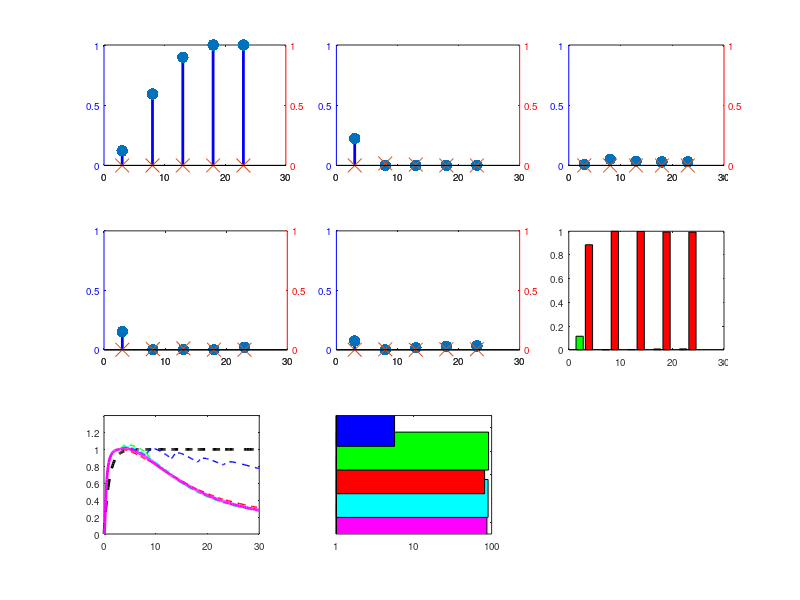
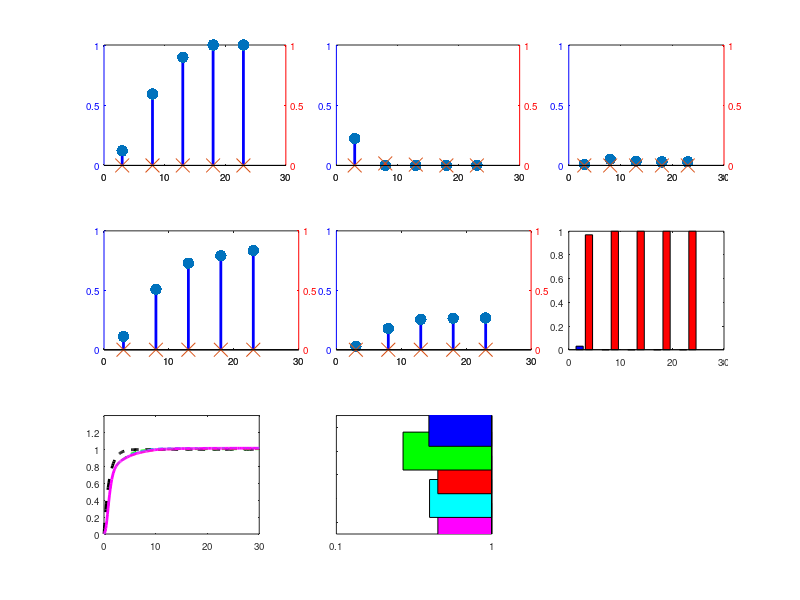
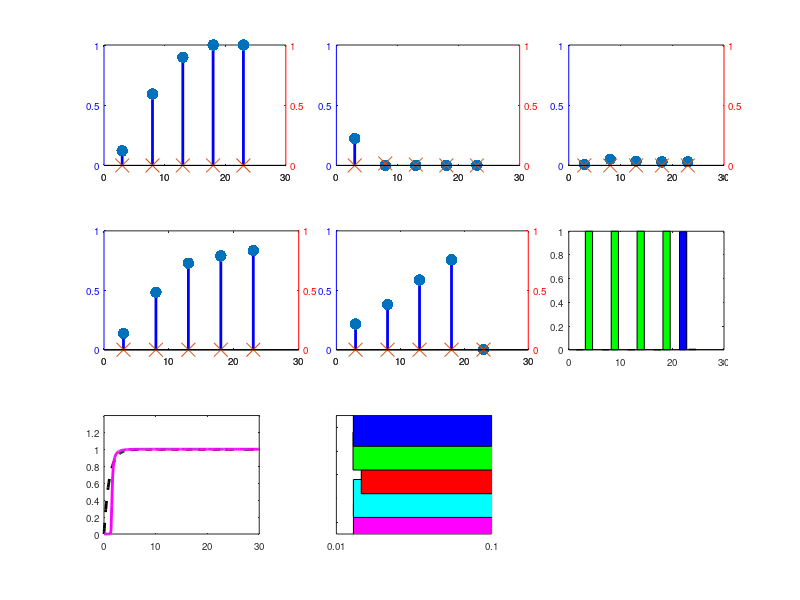
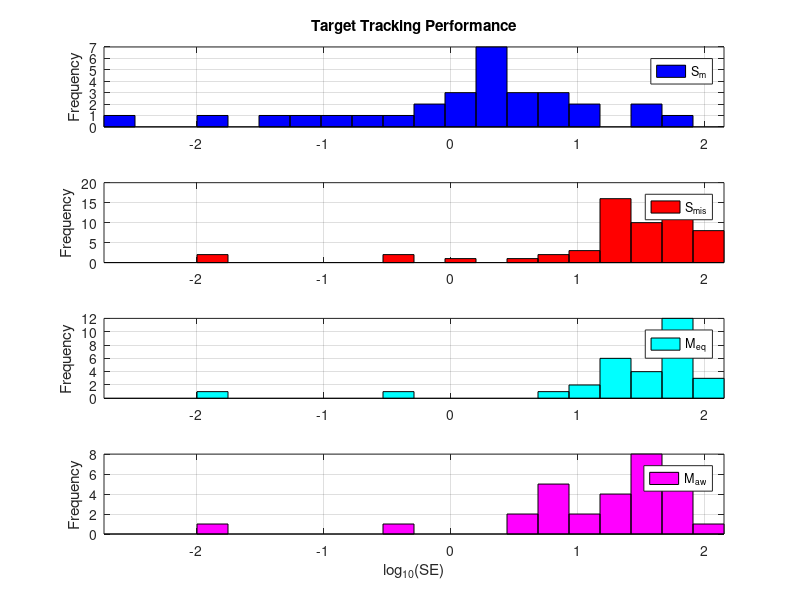

Here is the MATLAB script that generated these plots, in order: (Note: this script raises an error after producing the figures.)
%% Run mommpc_main
%{
clear;clc;close all;

% M1 = {'1','2equal','2aw'};
% M2 = {'Z','L','K'};
% M3 = {'early','mid','late','early1','mid1','late1','early2','mid2','late2','act'};
% indx = [1,2;1,3;2,3];

M1 = {'2equal','2aw'};
M2 = {'Z','L','K'};
% M3 = {'early','mid','late','early1','mid1','late1','early2','mid2','late2','act'};
M3 = {'early','mid','early2','mid2'};
indx = [1,2;1,3;2,3];

for ii = 1:numel(M1)
m1 = M1{ii};
for jj = 1:size(indx,1)
if strcmpi(m1,'1'), m_indx = jj; p_indx = jj;
else m_indx = indx(jj,:); p_indx = setxor(1:numel(M2),m_indx); end
m2 = cat(2,M2{m_indx});
for kk = 1:numel(M3)
    m3 = M3{kk};
    disp([m1,'_',m2,'_',m3]);
%     tic;
%     mommpc_main2;
%     toc;
%     %{
    try
        mommpc_main2;
        sendemail('jperley@purdue.edu',[m1,'_',m2,'_',m3],'Done');
    catch errmsg
        identifier = errmsg.identifier; message = errmsg.message;
        name = arrayfun(@(x)x.name,errmsg.stack,'uniformoutput',0);
        line = arrayfun(@(x)x.line,errmsg.stack,'uniformoutput',0);
        disp(identifier); disp(message); txt = [identifier,' -- ',message];
        for ll = 1:numel(name)
            disp([name{ll},' at line ',num2str(line{ll})]);
            txt = cat(2,txt,[' -- ',name{ll},' at line ',num2str(line{ll})]);
        end
        sendemail('jperley@purdue.edu',[m1,'_',m2,'_',m3],txt); continue;
    end
%     %}
end
end
end
sendemail('jperley@purdue.edu','Done');
%}

%% Generate results structure and plots
%{
clear;clc;close all;

M1 = {'1','2equal','2aw'};
M2 = {'Z','L','K'};
M3 = {'early','mid','late','early1','mid1','late1','early2','mid2','late2','act'};
indx = [1,2;1,3;2,3];
names{1} = {'S_Z','S_L','S_K'};
names{2} = {'M_{eq_{ZL}}','M_{eq_{ZK}}','M_{eq_{LK}}'};
names{3} = {'M_{aw_{ZL}}','M_{aw_{ZK}}','M_{aw_{LK}}'};

for ii = 1:numel(M1)
m1 = M1{ii};
for jj = 1:size(indx,1)
name = names{ii}{jj};
if strcmpi(m1,'1'), m_indx = jj; p_indx = jj;
else m_indx = indx(jj,:); p_indx = setxor(1:numel(M2),m_indx); end
m2 = cat(2,M2{m_indx}); results = [];
for kk = 1:numel(M3)
    tic;
    m3 = M3{kk};
    filename = [m1,'_',m2,'_',m3]; disp(filename);
    load(['WS_',filename,'_11','.mat']); load('plant.mat');
    mpc.cost.fcn = 'getCost';
    for i = 1:numel(models), models(i).p0 = []; models(i).Np = 1; end
    for i = 1:numel(plant), plant(i).p0 = []; plant(i).Np = 1; end
    for i = 1:numel(plant), plant(i) = getNormFactor(plant(i),mpc.alg,drugs); end
    
    opt.doPlot = [];                % Choose plots to show (subset of 1:5)
%     opt.doPlot = [1,2,3];             % Choose plots to show (subset of 1:5)
    opt.outputLabel = outputLabel;  % Output labels for figures
    plotOut = mommpc_plot(Results,models,mpc,plant,opt,drugs);
    plotOut.u = Results.u;
    if strcmpi(m1,'2equal')
        for i = 1:numel(zWt.fvals)
            zWt.fvals{i} = 1/numel(zWt.fvals)*ones(size(zWt.fvals{i}));
        end
        for i = 1:numel(Results.AW.w_conf)
            Results.AW.w_conf{i} = 1/numel(zWt.fvals)*ones(size(Results.AW.w_conf{i}));
        end
    end
    plotOut.zWt = zWt;
    plotOut.AW = Results.AW;
    plotOut.name = name;
    plotOut.target = m3;
    plotOut.matchedCtrl = [];
    results = cat(1,results,plotOut);
    toc;
end
Results = results;
save(['Results_',m1,'_',m2,'.mat'],'Results','drugs');
end
end
%}

%% Plot results****
% %{
clear;clc;close all;

M1 = {'1','2equal','2aw'};
M2 = {'Z','L','K'};
indx = [2,3;1,3;1,2];
Ft = @(f) f; ylab = 'SD';
% Ft = @(f) log10(f); ylab = 'log_1_0(SD)';
% Ft = @(f) log10(f+1); ylab = 'log_1_0(SD+1)';
targetInd = 10;%:10;
ctrlInd = 1:5;
plantInd = 1:3;
ctrlname = {'S_Z','S_L','S_K','M_{eq}','M_{aw}'};
lt = {'b--','g--','r--','c-.','m-'}; lw = {1,1,1,1,2};
for i = 1:numel(ctrlname)
    ctrl(i).name = ctrlname{i};
    ctrl(i).lt = lt{i};
    ctrl(i).lw = lw{i};
end
u_name = {'Sanguinarine','U0126'}; co = {'b','r'};
lw = {2,2}; sh = {'.','x'}; ms = {25,10};
for i = 1:numel(u_name)
    input(i).name = u_name{i};
    input(i).co = co{i};
    input(i).lw = lw{i};
    input(i).sh = sh{i};
    input(i).ms = ms{i};
end
plantname = {'Z','L','K'}; co = {'b','g','r'};
for i = 1:numel(plantname)
    plnt(i).name = plantname{i}; plnt(i).co = co{i};
end
Ts = 3:5:23; tspan = [0,Ts,30]; rnge = [0,1;0,1]; Npartition = 3;
tspan = 0:10:30;
samePlot = 1; labels = 0; fontname = 'helvetica'; fontsize = 7;
% figdim = [3.5,0.65];
figdim = [6.75,4];
% figdim = [3,1];
% figdim = [2,1.35];
% figdim = [2.5,2];
% figdim = [18,9];
figdim(1) = 18+116*figdim(1); figdim(2) = 104+116*figdim(2);
rect = [960,540]; figpos = [rect(1)-figdim(1)/2,rect(2)-figdim(2)/2,figdim];


load('Results_1_Z.mat'); results1 = Results;
load('Results_1_L.mat'); results1 = cat(2,results1,Results);
load('Results_1_K.mat'); results1 = cat(2,results1,Results);
[Ns,Nc] = size(results1); Np = 3;
for i = 1:Ns
    for j = 1:Nc
        Y = results1(i,j,1).Yn_p;
        F = results1(i,j,1).F;
%         results1(i,j,1)
        for k = 1:Np
            results1(i,j,k) = results1(i,j,1);
            results1(i,j,k).Yn_p = Y(k);
            results1(i,j,k).F = F([1:(end-Np),end-Np+k]);
            results1(i,j,k).matchedCtrl = isequal(j,k);
%             results1(i,j,k)
        end
    end
end
load('Results_2equal_LK.mat'); results2 = Results;
load('Results_2equal_ZK.mat'); results2 = cat(3,results2,Results);
load('Results_2equal_ZL.mat'); results2 = cat(3,results2,Results);
[Ns,~,~] = size(results2); Np = 3;
for i = 1:Ns
    for k = 1:Np
%         results2(i,1,k)
        results2(i,1,k).Yn_p = results2(i,1,k).Yn_p(k);
        results2(i,1,k).F = results2(i,1,k).F([1:(end-Np),end-Np+k]);
        results2(i,1,k).matchedCtrl = 0;
%         results2(i,1,k)
    end
end
load('Results_2aw_LK.mat'); results3 = Results;
load('Results_2aw_ZK.mat'); results3 = cat(3,results3,Results);
load('Results_2aw_ZL.mat'); results3 = cat(3,results3,Results);
[Ns,~,~] = size(results3); Np = 3;
for i = 1:Ns
    for k = 1:Np
%         results3(i,1,k)
        results3(i,1,k).Yn_p = results3(i,1,k).Yn_p(k);
        results3(i,1,k).F = results3(i,1,k).F([1:(end-Np),end-Np+k]);
        results3(i,1,k).matchedCtrl = 0;
%         results3(i,1,k)
    end
end
Results = cat(2,results1,results2,results3);

Results = Results(targetInd,ctrlInd,plantInd);
[Ns,Nc,Np] = size(Results); indx = indx(plantInd,:);
plnt = plnt(plantInd); ctrl = ctrl(ctrlInd);
for k = 1:Ns
    for l = 1:Np
        if samePlot, fig = figure; set(fig,'color','w'); naxis = Nc+3;
            set(fig,'outerposition',figpos); end
        % Applied control input sequence (stemplot)
        for i = 1:Nc
            if samePlot, subplot(round(sqrt(naxis)),ceil(sqrt(naxis)),i);
                else fig = figure; set(fig,'color','w');
                    set(fig,'outerposition',figpos); end
            ut = []; drugname = cell(1,numel(drugs));
            for j = 1:numel(drugs)
                ut = cat(1,ut,drugs(j).c(Results(k,i,l).u(:,j)'));
                drugname{j} = drugs(j).name;
            end
            [ax,h1(1),h1(2)] = plotyy(Ts,ut(1,:),Ts,ut(2,:),'stem');
            for j = 1:numel(drugs)
                if labels, set(get(ax(j),'ylabel'),'string',['[',drugname{j},'] \muM'],'fontname',fontname,'fontsize',fontsize); end
                set(ax(j),'ycolor',input(j).co,'ylim',rnge(j,:),'ytick',linspace(rnge(j,1),rnge(j,2),Npartition));
                set(h1(j),'color',input(j).co,'linewidth',input(j).lw,'marker',input(j).sh,'markersize',input(j).ms);
                if labels, set(get(ax(j),'xlabel'),'string','Time (minutes)','fontname',fontname,'fontsize',fontsize); end
                set(ax(j),'xlim',[tspan(1),tspan(end)],'xtick',tspan);
                set(ax(j),'fontname',fontname,'fontsize',fontsize);
            end
            set(gca,'fontname',fontname,'fontsize',fontsize); box on;
            if labels, title(['Control Regimen (',ctrl(i).name,') (',num2str(Results(k,i,l).matchedCtrl),')']); end
            titles{i} = [ctrl(i).name,'(',num2str(Results(k,i,l).matchedCtrl),')'];
        end
        
        % Plot model weights as line series over all iterations
        if samePlot, subplot(round(sqrt(naxis)),ceil(sqrt(naxis)),Nc+1);
            else fig = figure; set(fig,'color','w');
                set(fig,'outerposition',figpos); end
        set(gca,'fontname',fontname,'fontsize',fontsize);
        lgnd = {}; hold on; box on;
        w = Results(k,ctrlInd==5,l).AW.w_conf;
        W = cell2mat(cellfun(@(x)x(end,:),w,'uniformoutput',0));
        b = bar(Ts,W);
        for i = 1:numel(b)
            set(b(i),'facecolor',co{indx(l,i)});
            lgnd = cat(1,lgnd,{['\omega^(^',num2str(i),'^)']});
        end
        axis([tspan(1),tspan(end),0,1]); set(gca,'xtick',tspan);
        if labels, legend(b,lgnd{:}); xlabel('Time (minutes)');
            ylabel('\omega'); title('Adaptive Weights (M_{aw})'); end
        
        % Simulated plant response to control input sequence (lineplot)
        if samePlot, subplot(round(sqrt(naxis)),ceil(sqrt(naxis)),Nc+2);
            else fig = figure; set(fig,'color','w');
                set(fig,'outerposition',figpos); end
        hold on; box on; h = []; txt = []; flag = 1;
        for i = 1:Nc
            T = Results(k,i,l).T_p;
            Yn = Results(k,i,l).Yn_p{1};
            name = Results(k,i,l).name;
            if flag
                Sn = Results(k,i,l).Sn; flag = 0;
                fig = plot(T,Sn,'k--','linewidth',2);
%                 [~,~,h,txt] = legend([h;fig],[txt,'Target']);
            end
            fig = plot(T,Yn,ctrl(i).lt,'linewidth',ctrl(i).lw); xlim([min(T),max(T)]);
%             [~,~,h,txt] = legend([h;fig],[txt,name]);
        end
        set(gca,'fontname',fontname,'fontsize',fontsize);
        if labels, xlabel('Time (minutes)'); ylabel('Normalized [pErk]');
        title(['Simulated Plant Response (',plnt(l).name,')']); end
        ylim([0,1.4]); set(gca,'xtick',tspan);
        
        % Plot cost values for mean controller performance
        %{
        F = arrayfun(@(x)x.F(end),Results(k,:,l),'uniformoutput',0);
        F = [F{:}]; F = Ft(F);
        if samePlot, subplot(round(sqrt(naxis)),ceil(sqrt(naxis)),Nc+2);
            else fig = figure; set(fig,'color','w'); end
        set(gca,'fontname',fontname,'fontsize',fontsize);
        box on; grid off; hold on;
        ind = ctrlInd;
        F = F(ind);
        for i = 1:numel(F), b = bar(i,F(i)); set(b,'facecolor',ctrl(ind(i)).lt(1)); end
        ylim([0,100]); set(gca,'yscale','log'); ytick = get(gca,'ytick');
        yticklabel = cellfun(@(x)num2str(x),num2cell(ytick),'uniformoutput',0);
        set(gca,'yticklabel',yticklabel);
        if labels, ylabel(ylab); title('Target Tracking'); end
%         legend(txt{2:end});
%         xticklabel = cellfun(@(x)num2str(x),num2cell(1:numel(F)),'uniformoutput',0);
        xticklabel = titles(ind);
        set(gca,'xtick',1:numel(xticklabel),'xticklabel',xticklabel);
        xlim([0.5,numel(xticklabel)+0.5]);
        a = get(gca,'XTickLabel'); set(gca,'XTickLabel',[]);
        b = get(gca,'XTick'); c = get(gca,'YTick');
        text(b,repmat(c(1)-0.01*(c(2)-c(1)),length(b),1),a, ...
                              'HorizontalAlignment','right','rotation',90);
        %}
        
        % Plot cost values for mean controller performance
        F = arrayfun(@(x)x.F(end),Results(k,:,l),'uniformoutput',0);
        F = [F{:}]; F = Ft(F);
        if samePlot, subplot(round(sqrt(naxis)),ceil(sqrt(naxis)),Nc+3);
            else fig = figure; set(fig,'color','w');
                set(fig,'outerposition',figpos); end
        set(gca,'fontname',fontname,'fontsize',fontsize);
        box on; grid off; hold on;
        ind = fliplr(ctrlInd);
        F = F(ind);
        for i = 1:numel(F), b = barh(i,F(i)); set(b,'facecolor',ctrl(ind(i)).lt(1)); end
        xlimit = [min(floor(log10(F))),max(ceil(log10(F)))];
        xlim(10.^xlimit); set(gca,'xscale','log');
        xtick = 10.^[xlimit(1):xlimit(2)]; set(gca,'xtick',xtick);
        xticklabel = cellfun(@(x)num2str(x),num2cell(xtick),'uniformoutput',0);
        set(gca,'xticklabel',xticklabel);
        if labels, xlabel(ylab); title('Target Tracking'); end
%         legend(txt{2:end});
%         yticklabel = titles(ind);
        yticklabel = cell(size(titles(ind)));
        set(gca,'ytick',1:numel(yticklabel),'yticklabel',yticklabel);
        ylim([0.5,numel(yticklabel)+0.5]);
        
        if samePlot, saveas(gcf,['F_',plnt(l).name,'_',Results(k,1,l).target],'fig'); end
    end
end
f = findall(0,'type','figure'); for i = 1:numel(f), figure(f(i)); end
%}

%% Plot results
%{
clear;clc;close all;

M1 = {'1','2equal','2aw'};
M2 = {'Z','L','K'};
indx = [1,2;1,3;2,3];
Ft = @(f) f; ylab = 'SD';
% Ft = @(f) log10(f); ylab = 'log_1_0(SD)';
% Ft = @(f) log10(f+1); ylab = 'log_1_0(SD+1)';
targetInd = 1:10;
ctrlInd = 1:9;
plantInd = 1:3;
ctrlname = {'S_Z','S_L','S_K','M_{eq_{ZL}}','M_{eq_{ZK}}','M_{eq_{LK}}','M_{aw_{ZL}}','M_{aw_{ZK}}','M_{aw_{LK}}'};
lt = {'b--','g--','r--','c-','c--','c-.','m-','m--','m-.'}; lw = {1,1,1,1,1,1,2,2,2};
for i = 1:numel(ctrlname)
    ctrl(i).name = ctrlname{i};
    ctrl(i).lt = lt{i};
    ctrl(i).lw = lw{i};
end
u_name = {'Sanguinarine','U0126'}; co = {'b','r'};
lw = {2,2}; sh = {'.','x'}; ms = {25,10};
for i = 1:numel(u_name)
    input(i).name = u_name{i};
    input(i).co = co{i};
    input(i).lw = lw{i};
    input(i).sh = sh{i};
    input(i).ms = ms{i};
end
plantname = {'Z','L','K'}; co = {'b','g','r'};
for i = 1:numel(plantname)
    plnt(i).name = plantname{i}; plnt(i).co = co{i};
end
Ts = 3:5:23; tspan = [0,Ts,30]; rnge = [0,1;0,1]; Npartition = 6;
samePlot = 1; labels = 1; fontname = 'helvetica'; fontsize = 10;
% figdim = [3.5,0.65];
% figdim = [6.5,4];
% figdim = [3,1];
% figdim = [2,1.35];
% figdim = [2.5,2];
figdim = [18,10];
figdim(1) = max(123,8+96*figdim(1));
figdim(2) = 82+96*figdim(2);
rect = [960,540];

for i = 1:numel(M1)
    m1 = M1{i};
    for j = 1:size(indx,1)
        if strcmpi(m1,'1')
            m_indx = j; m2 = M2{m_indx};
        else
            m_indx = indx(j,:); m2 = cat(2,M2{m_indx});
        end
        filename = ['Results_',m1,'_',m2,'.mat']; load(filename); disp(filename);
        m = 3*(i-1)+j;
        for l = 1:numel(Results)
            for k = 1:numel(M2)
                Results_temp(l,m,k) = Results(l);
                Results_temp(l,m,k).Yn_p = Results(l).Yn_p(k);
                Results_temp(l,m,k).F = Results(l).F([1:end-3,end-3+k]);
                if strcmpi(m1,'1')
                    Results_temp(l,m,k).zWt = [];
                    Results_temp(l,m,k).AW = [];
                end
                Results_temp(l,m,k).matchedCtrl = ismember(k,m_indx);
            end
        end
    end
end
%{
for i = 2:numel(M1)
    m1 = M1{i};
    for j = 1:size(indx,1)
        m_indx = indx(j,:); p_indx = setxor(1:numel(M2),m_indx);
        if strcmpi(m1,'1'), m2 = M2{p_indx}; else m2 = cat(2,M2{m_indx}); end
        filename = ['Results_',m1,'_',m2,'.mat']; load(filename); disp(filename);
        for l = 1:numel(Results)
            m = 2 + i;
            Results_temp(l,m,p_indx) = Results(l);
            Results_temp(l,m,p_indx).Yn_p = Results(l).Yn_p(p_indx);
            Results_temp(l,m,p_indx).F = Results(l).F([1:end-3,end-3+p_indx]);
            if strcmpi(m1,'1')
                Results_temp(l,m,p_indx).zWt = [];
                Results_temp(l,m,p_indx).AW = [];
            end
        end
    end
end
%}
Results = Results_temp(targetInd,ctrlInd,plantInd);
[Ns,Nc,Np] = size(Results); indx = indx(plantInd,:);
plnt = plnt(plantInd); ctrl = ctrl(ctrlInd);
for k = 1:Ns
    for l = 1:Np
        if samePlot, fig = figure; set(fig,'color','w'); naxis = Nc+3;
            set(fig,'outerposition',[rect(1)-figdim(1)/2,rect(2)-figdim(2)/2,figdim]); end
        % Applied control input sequence (stemplot)
        for i = 1:Nc
            if samePlot, subplot(round(sqrt(naxis)),ceil(sqrt(naxis)),i);
                else fig = figure; set(fig,'color','w');
                    set(fig,'outerposition',[rect(1)-figdim(1)/2,rect(2)-figdim(2)/2,figdim]); end
            ut = []; drugname = cell(1,numel(drugs));
            for j = 1:numel(drugs)
                ut = cat(1,ut,drugs(j).c(Results(k,i,l).u(:,j)'));
                drugname{j} = drugs(j).name;
            end
            [ax,h1(1),h1(2)] = plotyy(Ts,ut(1,:),Ts,ut(2,:),'stem');
            for j = 1:numel(drugs)
                if labels, set(get(ax(j),'ylabel'),'string',['[',drugname{j},'] \muM'],'fontname',fontname,'fontsize',fontsize); end
                set(ax(j),'ycolor',input(j).co,'ylim',rnge(j,:),'ytick',linspace(rnge(j,1),rnge(j,2),Npartition));
                set(h1(j),'color',input(j).co,'linewidth',input(j).lw,'marker',input(j).sh,'markersize',input(j).ms);
                if labels, set(get(ax(j),'xlabel'),'string','Time (minutes)','fontname',fontname,'fontsize',fontsize); end
                set(ax(j),'xlim',[tspan(1),tspan(end)],'xtick',tspan);
                set(ax(j),'fontname',fontname,'fontsize',fontsize);
            end
            set(gca,'fontname',fontname,'fontsize',fontsize); box on;
            if labels, title(['Control Regimen (',ctrl(i).name,') (',num2str(Results(k,i,l).matchedCtrl),')']); end
            titles{i} = [ctrl(i).name,'(',num2str(Results(k,i,l).matchedCtrl),')'];
        end
        
%         % Plot model weights as line series over all iterations
%         if samePlot, subplot(round(sqrt(naxis)),ceil(sqrt(naxis)),Nc+1);
%             else fig = figure; set(fig,'color','w');
%                 set(fig,'outerposition',[rect(1)-figdim(1)/2,rect(2)-figdim(2)/2,figdim]); end
%         set(gca,'fontname',fontname,'fontsize',fontsize);
%         lgnd = {}; hold on; box on;
%         w = Results(k,ctrlInd==5,l).AW.w_conf;
%         W = cell2mat(cellfun(@(x)x(end,:),w,'uniformoutput',0));
%         b = bar(Ts,W);
%         for i = 1:numel(b)
%             set(b(i),'facecolor',co{indx(l,i)});
%             lgnd = cat(1,lgnd,{['\omega^(^',num2str(i),'^)']});
%         end
%         axis([tspan(1),tspan(end),0,1]); set(gca,'xtick',tspan);
% %         legend(b,lgnd{:});
% %         set(b(i),'barwidth',0.3);
        
        % Simulated plant response to control input sequence (lineplot)
        if samePlot, subplot(round(sqrt(naxis)),ceil(sqrt(naxis)),Nc+1);
            else fig = figure; set(fig,'color','w'); end
        hold on; box on; h = []; txt = []; flag = 1;
        for i = 1:Nc
            T = Results(k,i,l).T_p;
            Yn = Results(k,i,l).Yn_p{1};
            name = Results(k,i,l).name;
            if flag
                Sn = Results(k,i,l).Sn; flag = 0;
                fig = plot(T,Sn,'k--','linewidth',2);
%                 [~,~,h,txt] = legend([h;fig],[txt,'Target']);
            end
            fig = plot(T,Yn,ctrl(i).lt,'linewidth',ctrl(i).lw); xlim([min(T),max(T)]);
%             [~,~,h,txt] = legend([h;fig],[txt,name]);
        end
        set(gca,'fontname',fontname,'fontsize',fontsize);
        if labels, xlabel('Time (minutes)'); ylabel('Normalized [pErk]');
        title(['Simulated Plant Response (',plnt(l).name,')']); end
        ylim([0,1.4]); set(gca,'xtick',tspan);
        
        % Plot cost values for mean controller performance
        %{
        F = arrayfun(@(x)x.F(end),Results(k,:,l),'uniformoutput',0);
        F = [F{:}]; F = Ft(F);
        if samePlot, subplot(round(sqrt(naxis)),ceil(sqrt(naxis)),Nc+2);
            else fig = figure; set(fig,'color','w'); end
        set(gca,'fontname',fontname,'fontsize',fontsize);
        box on; grid off; hold on;
        ind = ctrlInd;
        F = F(ind);
        for i = 1:numel(F), b = bar(i,F(i)); set(b,'facecolor',ctrl(ind(i)).lt(1)); end
        ylim([0,100]); set(gca,'yscale','log'); ytick = get(gca,'ytick');
        yticklabel = cellfun(@(x)num2str(x),num2cell(ytick),'uniformoutput',0);
        set(gca,'yticklabel',yticklabel);
        if labels, ylabel(ylab); title('Target Tracking'); end
%         legend(txt{2:end});
%         xticklabel = cellfun(@(x)num2str(x),num2cell(1:numel(F)),'uniformoutput',0);
        xticklabel = titles(ind);
        set(gca,'xtick',1:numel(xticklabel),'xticklabel',xticklabel);
        xlim([0.5,numel(xticklabel)+0.5]);
        a = get(gca,'XTickLabel'); set(gca,'XTickLabel',[]);
        b = get(gca,'XTick'); c = get(gca,'YTick');
        text(b,repmat(c(1)-0.01*(c(2)-c(1)),length(b),1),a, ...
                              'HorizontalAlignment','right','rotation',90);
        %}
        
        % Plot cost values for mean controller performance
        F = arrayfun(@(x)x.F(end),Results(k,:,l),'uniformoutput',0);
        F = [F{:}]; F = Ft(F);
        if samePlot, subplot(round(sqrt(naxis)),ceil(sqrt(naxis)),Nc+2);
            else fig = figure; set(fig,'color','w'); end
        set(gca,'fontname',fontname,'fontsize',fontsize);
        box on; grid off; hold on;
        ind = fliplr(ctrlInd);
        F = F(ind);
        for i = 1:numel(F), b = barh(i,F(i)); set(b,'facecolor',ctrl(ind(i)).lt(1)); end
        xlim([0,100]); set(gca,'xscale','log'); xtick = get(gca,'xtick');
        xticklabel = cellfun(@(x)num2str(x),num2cell(xtick),'uniformoutput',0);
        set(gca,'xticklabel',xticklabel);
        if labels, xlabel(ylab); title('Target Tracking'); end
%         legend(txt{2:end});
        yticklabel = titles(ind);
        set(gca,'ytick',1:numel(yticklabel),'yticklabel',yticklabel);
        ylim([0.5,numel(yticklabel)+0.5]);
    end
end
fh = findall(0,'type','figure');
for i = 1:numel(fh)
    f = figure(fh(i));
    h = get(f,'children');
    for j = 1:numel(h)
        set(h(j),'xticklabel',[],'yticklabel',[]);
        set(h(j),'ycolor','k');
    end
end
%}

%% Plot adaptive weights
%{
clear;clc;close all;

M1 = {'2aw0'};
M2 = {'Z0','L0','K0'};
% M3 = {'early','mid','late','early1','mid1','late1','act'};
M3 = {'late'};
indx = [1,2];
% indx = combnk(1:numel(M2),numel(M2)-1);

for ii = 1:numel(M1)
m1 = M1{ii};
for kk = 1:numel(M3)
m3 = M3{kk};
for jj = 1:size(indx,1)
    m_indx = indx(jj,:); p_indx = setxor(1:numel(M2),m_indx);
    m1 = M1{ii}; m2 = cat(2,M2{m_indx});
    filename = [m1,'_',m2,'_',m3]; disp(filename);
    load(['WS_',filename,'_11','.mat']);
    
    opt.doPlot = [1];             % Choose plots to show (subset of 1:6)
    opt.saveAVI = 0;                % Saves movies as AVI if true
    opt.fps = 2;                    % Frames per second for AVI movies
    if mpc.cost.Nout > 1 && mpc.aw.method == 1, ...
                         plot_adaptweights(Results,mpc,expt,drugs,opt); end
end
end
end
%}

%% Plot controller performance values (PDF)
% %{
clear;clc;close all;

load('Results_all.mat');
% targetInd = 1:10;
% ctrlInd = 1:5;
% plantInd = 1:3;
ctrlname = {'S_Z','S_L','S_K','M_{eq}','M_{aw}'};
ctrlname2 = {'S_{m}','S_{mis}','M_{eq}','M_{aw}'};
plantname = {'Z','L','K'};
co = {'b','g','r','c','m'};
fontname = 'helvetica'; fontsize = 10;
linewidth = 2; markersize = 7;
% Ft = @(f) f; ylab = 'SE';
Ft = @(f) log10(f); ylab = 'log_1_0(SE)';
% Ft = @(f) log10(f+1); ylab = 'log_1_0(SE+1)';
% Results = Results(targetInd,ctrlInd,plantInd);

% Plot distribution of cost values separately
%{
nbin = 11; sortInd = 3;
F = arrayfun(@(x)x.F(end),Results);
[Ns,Nc,Np] = size(F);
if isequal(sortInd,2)
    F = permute(F,[2,1,3]);
    F = num2cell(F,[2,3]);
else
    F = permute(F,[2,sortInd,4-sortInd]);
    F = num2cell(F,3);
end
F = cellfun(@(x)squeeze(x(:)),F,'uniformoutput',0);
for j = 1:size(F,2)
    maxF = max(max([F{:,j}])); minF = min(min([F{:,j}]));
    x = linspace(minF,maxF,nbin); xt = x(1:end-1)+diff(x(1:2))/2;
    fig = figure; clf; set(fig,'color','w');
    for i = 1:Nc
        subplot(Nc,1,i); box on; grid on; hold on;
        set(gca,'fontname',fontname,'fontsize',fontsize);
        n = histc(F{i,j},x); n(end-1) = sum(n(end-1:end)); n = n(1:end-1);
        b = bar(xt,n); set(b,'facecolor',co{i},'barwidth',1);
        xlim([min(0,minF),maxF]);
        xlabel(ylab); ylabel('Frequency');
        legend(ctrlname{i});
        if isequal(i,1)
            if isequal(sortInd,1)
                title(['Tracking Performance (target=',Results(j,1,1).target,')']);
            elseif isequal(sortInd,2)
                title('Tracking Performance (all targets)');
            elseif isequal(sortInd,3)
                title(['Tracking Performance (plant=',plantname{j},')']);
            end
        end
    end
end
%}

% Plot distribution of cost values for Sm, Smis, Meq, and Maw separately
% %{
nbin = 21; co1 = {'b','r','c','m'};
F_temp = arrayfun(@(x)x.F(end),Results); F_temp = log10(F_temp);
F_temp = permute(F_temp,[2,1,3]); F_temp = num2cell(F_temp,[2,3]);
F_temp = cellfun(@(x)squeeze(x),F_temp,'uniformoutput',0);
F = cell(4,1);
F{1} = [F_temp{1}(:,1);F_temp{2}(:,2);F_temp{3}(:,3)];
F{2} = [F_temp{1}(:,[2,3]);F_temp{2}(:,[1,3]);F_temp{3}(:,[1,2])]; F{2} = F{2}(:);
F{3} = F_temp{4}(:);
F{4} = F_temp{5}(:);
maxF = max(max(cat(1,F{:}))); minF = min(min(cat(1,F{:})));
x = linspace(minF,maxF,nbin); xt = x(1:end-1)+diff(x(1:2))/2;
fig = figure; clf; set(fig,'color','w');
for i = 1:numel(F)
    subplot(numel(F),1,i); box on; grid on; hold on;
    set(gca,'fontname',fontname,'fontsize',fontsize);
    n = histc(F{i},x); n(end-1) = sum(n(end-1:end)); n = n(1:end-1);
    b = bar(xt,n); set(b,'facecolor',co1{i},'barwidth',1);
    xlim([min(0,minF),maxF]);
    if isequal(i,1), title('Target Tracking Performance'); end
    if isequal(i,numel(F)), xlabel(ylab); end
    ylabel('Frequency');
    legend(ctrlname2{i});
end
% %}

% Plot mean controller performances for Sm, Smis, Meq, and Maw
F_temp = arrayfun(@(x)x.F(end),Results); F_temp = Ft(F_temp);
F_temp = permute(F_temp,[2,1,3]); F_temp = num2cell(F_temp,[2,3]);
F_temp = cellfun(@(x)squeeze(x),F_temp,'uniformoutput',0);
F = cell(4,1);
F{1} = [F_temp{1}(:,1);F_temp{2}(:,2);F_temp{3}(:,3)];
F{2} = [F_temp{1}(:,[2,3]);F_temp{2}(:,[1,3]);F_temp{3}(:,[1,2])]; F{2} = F{2}(:);
F{3} = F_temp{4}(:);
F{4} = F_temp{5}(:);
f = zeros(size(F)); err = zeros(size(F));
for i = 1:numel(F), f(i) = mean(F{i}); err(i) = std(F{i})/sqrt(numel(F{i})); end
F = f; E = err;
fig = figure; clf; set(fig,'color','w'); hold on; box on;% grid on;
set(gca,'fontname',fontname,'fontsize',fontsize);
b = bar(F); set(b,'facecolor',[0.75,0.75,0.75]);
hold on; errorbar(1:numel(F),F,E,'k.','linewidth',2)
xlabel('Controller'); ylabel(['mean(',ylab,')']);
title('Mean Target Tracking Performance');
xticklabel = ctrlname2;
set(gca,'xtick',1:numel(xticklabel),'xticklabel',xticklabel);
xlim([0.5,numel(xticklabel)+0.5]);
% rnge = diff([min(F-E),max(F+E)]);
% ylim([min(0,min(F-E)-0.1*rnge),max(0,max(F+E)+0.1*rnge)]);
% ylim([0,1.6]);
% set(gca,'yscale','log');


F_temp = arrayfun(@(x)x.F(end),Results); F_temp = Ft(F_temp);
F_temp = permute(F_temp,[2,1,3]); F_temp = num2cell(F_temp,[2,3]);
F_temp = cellfun(@(x)squeeze(x),F_temp,'uniformoutput',0);
F = cell(4,1);
F{1} = [F_temp{1}(:,1);F_temp{2}(:,2);F_temp{3}(:,3)];
F{2} = [F_temp{1}(:,[2,3]);F_temp{2}(:,[1,3]);F_temp{3}(:,[1,2])]; F{2} = F{2}(:);
F{3} = F_temp{4}(:);
F{4} = F_temp{5}(:);
for i = 1:numel(F), [a,b] = min(F{i}); disp([a,b]); end
for i = 1:numel(F), [a,b] = max(F{i}); disp([a,b]); end


F = arrayfun(@(x)x.F(end),Results); [Ns,Nc,Np] = size(F);
fig = figure; clf; set(fig,'color','w');
for k = 1:Np
    subplot(size(F,3),1,k); box on; grid on; hold on;
    set(gca,'fontname',fontname,'fontsize',fontsize);
    b = bar(F(:,:,k));
    for j = 1:Nc, set(b(j),'facecolor',co{j}); end
    if isequal(k,2), legend(ctrlname); end
    if isequal(k,Np), xlabel('Target'); end
    set(gca,'xtick',1:Ns); xlim([0.5,Ns+0.5]);
    ylabel(ylab); title(['Target Tracking Performance (plant=',plantname{k},')']);
%     set(gca,'yscale','log');
end
%}

%% Plot controller performance values (CDF)
%{
clear;clc;close all;

load('Results_all.mat');
% targetInd = 1:10;
% ctrlInd = 1:5;
% plantInd = 1:3;
ctrlname = {'S_Z','S_L','S_K','M_{eq}','M_{aw}'};
ctrlname2 = {'S_{m}','S_{mis}','M_{eq}','M_{aw}'};
plantname = {'Z','L','K'};
co = {'b','g','r','c','m'};
fn = 'helvetica'; fs = 10; lw = 2; ms = 7;
Ft = @(f) f; ylab = 'SE';
% Ft = @(f) log10(f); ylab = 'log_1_0(SE)';
% Ft = @(f) log10(f+1); ylab = 'log_1_0(SE+1)';
% Results = Results(targetInd,ctrlInd,plantInd);

% Plot distribution of cost values separately
% %{
nbin = 11; sortInd = 3;
F = arrayfun(@(x)x.F(end),Results); F = Ft(F);
[Ns,Nc,Np] = size(F);
if isequal(sortInd,2)
    F = permute(F,[2,1,3]);
    F = num2cell(F,[2,3]);
else
    F = permute(F,[2,sortInd,4-sortInd]);
    F = num2cell(F,3);
end
F = cellfun(@(x)squeeze(x(:)),F,'uniformoutput',0);
for j = 1:size(F,2)
    maxF = max(max([F{:,j}])); minF = min(min([F{:,j}]));
    x = linspace(minF,maxF,nbin); xt = x(:);
    fig = figure; clf; set(fig,'color','w'); box on; grid on; hold on;
    set(gca,'fontname',fn,'fontsize',fs);
    for i = 1:Nc
        n = histc(F{i,j},x); nc = cumsum(n(1:end-1))/sum(n); nc = [0;nc];
        plot(xt,nc,co{i},'linewidth',lw);
    end
    xlim([min(0,minF),maxF]); xlabel(ylab); ylabel('Cummulative Sum');
    legend(ctrlname,'location','southeast');
    ttle = 'Target Tracking Performance';
    if isequal(sortInd,1)
        title([ttle,' (Target=',Results(j,1,1).target,')']);
    elseif isequal(sortInd,2)
        title([ttle,' (All Targets)']);
    elseif isequal(sortInd,3)
        title([ttle,' (Plant=',plantname{j},')']);
    end
end
% %}

% Plot distribution of cost values for Sm, Smis, Meq, and Maw separately
nbin = 21; co1 = {'b','r','c','m'};
F_temp = arrayfun(@(x)x.F(end),Results); F_temp = Ft(F_temp);
F_temp = permute(F_temp,[2,1,3]); F_temp = num2cell(F_temp,[2,3]);
F_temp = cellfun(@(x)squeeze(x),F_temp,'uniformoutput',0);
F = cell(4,1);
F{1} = [F_temp{1}(:,1);F_temp{2}(:,2);F_temp{3}(:,3)];
F{2} = [F_temp{1}(:,[2,3]);F_temp{2}(:,[1,3]);F_temp{3}(:,[1,2])]; F{2} = F{2}(:);
F{3} = F_temp{4}(:);
F{4} = F_temp{5}(:);
maxF = max(max(cat(1,F{:}))); minF = min(min(cat(1,F{:})));
x = linspace(minF,maxF,nbin); xt = x(:);
fig = figure; clf; set(fig,'color','w'); box on; grid on; hold on;
set(gca,'fontname',fn,'fontsize',fs);
for i = 1:numel(F)
    n = histc(F{i},x); nc = cumsum(n(1:end-1))/sum(n); nc = [0;nc];
    plot(xt,nc,co1{i},'linewidth',lw);
end
xlim([min(0,minF),maxF]); title('Target Tracking Performance');
xlabel(ylab); ylabel('Cummulative Sum');
legend(ctrlname2,'location','southeast');
%}